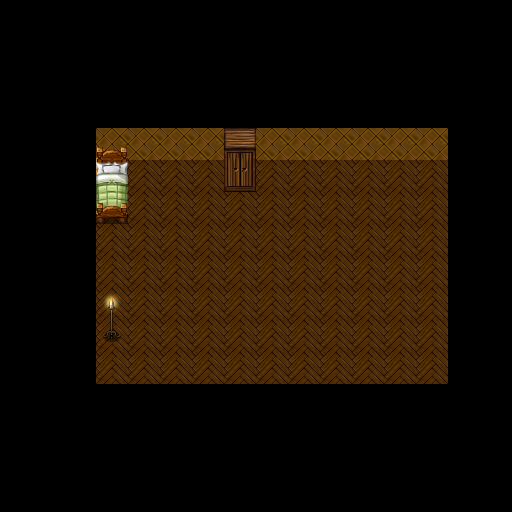

This is a level from a 2D game, rendered from its Tiled map with the project's own tilesets. A one-line summary and the map file follow, with tile-layer data summarised:
An orthogonal 16x16 tile map with 32x32 px tiles, 2 tile layers (background, forground), 2 tilesets.

<map version="1.0" tiledversion="1.0.2" orientation="orthogonal" renderorder="right-down" width="16" height="16" tilewidth="32" tileheight="32" nextobjectid="1">
 <tileset firstgid="1" name="TileD" tilewidth="32" tileheight="32" tilecount="256" columns="16">
  <image source="TileD.png" width="512" height="512" />
 </tileset>
 <tileset firstgid="257" source="Wooden_floor.tsx" />
 <layer name="background" width="16" height="16">
  <data>[256 cells, 88 non-empty, 2 distinct tile ids]</data>
 </layer>
 <layer name="forground" width="16" height="16">
  <data>[256 cells, 7 non-empty, 7 distinct tile ids]</data>
 </layer>
</map>
